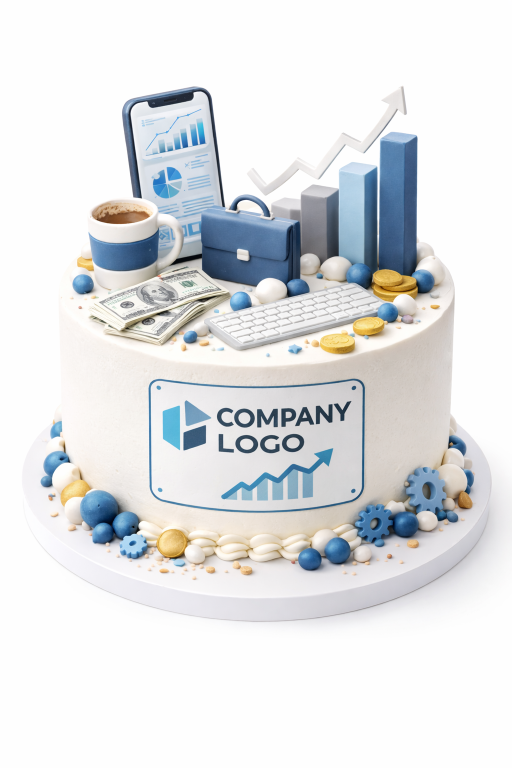
#> input picture backend/media/0109630c-8c5b-4821-a05b-7a978d05c4af.png, 1024 x 1536 px (shown at 1/2 size)
$ python -i optimize_bento.py   (imports and definitions only)
#> lines starting #> are read from the running program, lines starting #| are printed output that depends on the picture
import sys
import os
from pathlib import Path
from PIL import Image

# Add project root to path
sys.path.append(os.path.dirname(os.path.dirname(os.path.abspath(__file__))))

from backend.database import SessionLocal
from backend import models

def optimize_image_white_bg(img_path_str):
    img_path = Path(img_path_str)
    if not img_path.exists():
        return None

    try:
        img = Image.open(img_path)
#> img is the input picture: PIL image 1024x1536 RGB; mean R, G, B 224.9, 226.8, 228.4

        # We want to create a white background for transparent images
        if img.mode in ('RGBA', 'LA') or (img.mode == 'P' and 'transparency' in img.info):
            # Convert specifically to RGBA to be safe
            img = img.convert('RGBA')
            # Create a white background
            background = Image.new('RGB', img.size, (255, 255, 255))
            # Paste the image on the background using the alpha channel as a mask
            background.paste(img, mask=img.split()[3])
            img = background
        else:
            img = img.convert('RGB')

        max_size = (1200, 1200)
        img.thumbnail(max_size, Image.Resampling.LANCZOS)
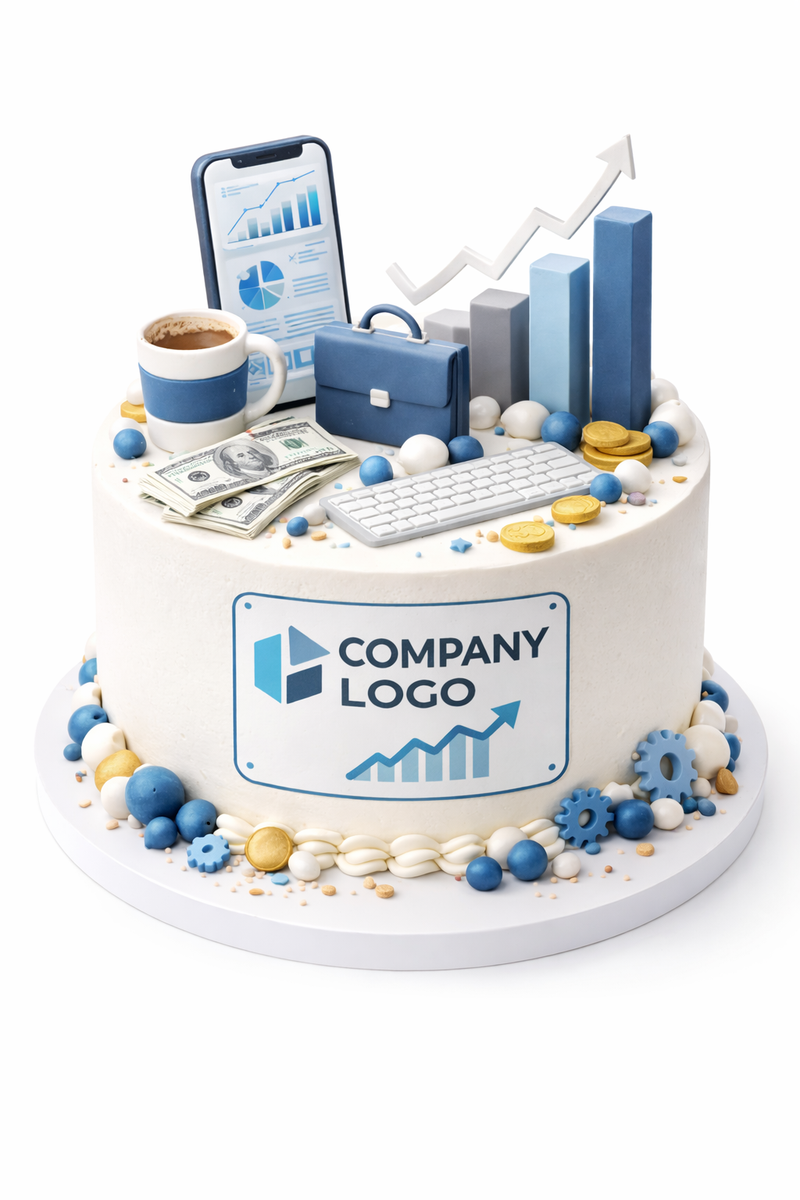
#> img: PIL image 800x1200 RGB; mean R, G, B 224.9, 226.8, 228.4

        # New filename
        new_filename = img_path.stem + ".webp"
        new_path = img_path.parent / new_filename

        img.save(new_path, "WEBP", quality=85)
        print(f"Optimized to WebP with white bg: {new_filename}")

        return new_filename
    except Exception as e:
        print(f"Error processing {img_path}: {e}")
        return None

# [46 lines left out: function main, not called in this run]

# [2 lines not run here, left out]

>>> result = optimize_image_white_bg('media/0109630c-8c5b-4821-a05b-7a978d05c4af.png')

$ run again, on backend/media/06b45f9b-990d-4aea-bfe8-ed41bdc16de1.png
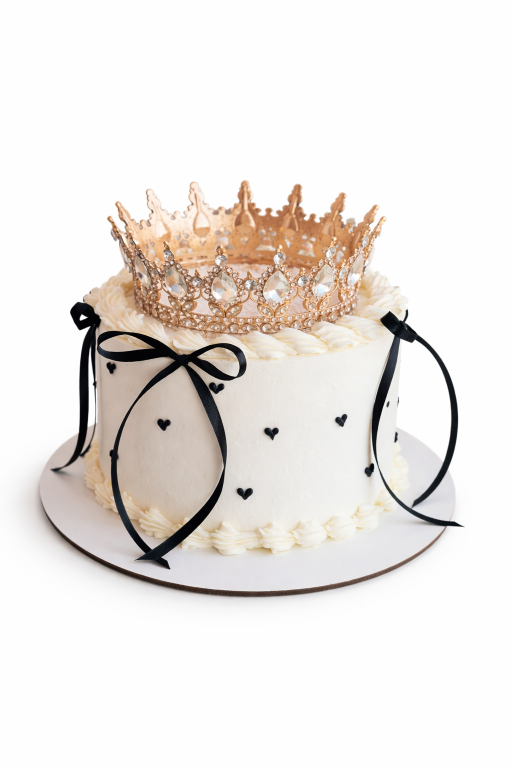
#> input picture backend/media/06b45f9b-990d-4aea-bfe8-ed41bdc16de1.png, 1024 x 1536 px (shown at 1/2 size)
#> in optimize_image_white_bg, img is the input picture: PIL image 1024x1536 RGB; mean R, G, B 234.9, 230.2, 226.4
#> in optimize_image_white_bg, `img.thumbnail(max_size, Image.Resampling.LANCZOS)`:
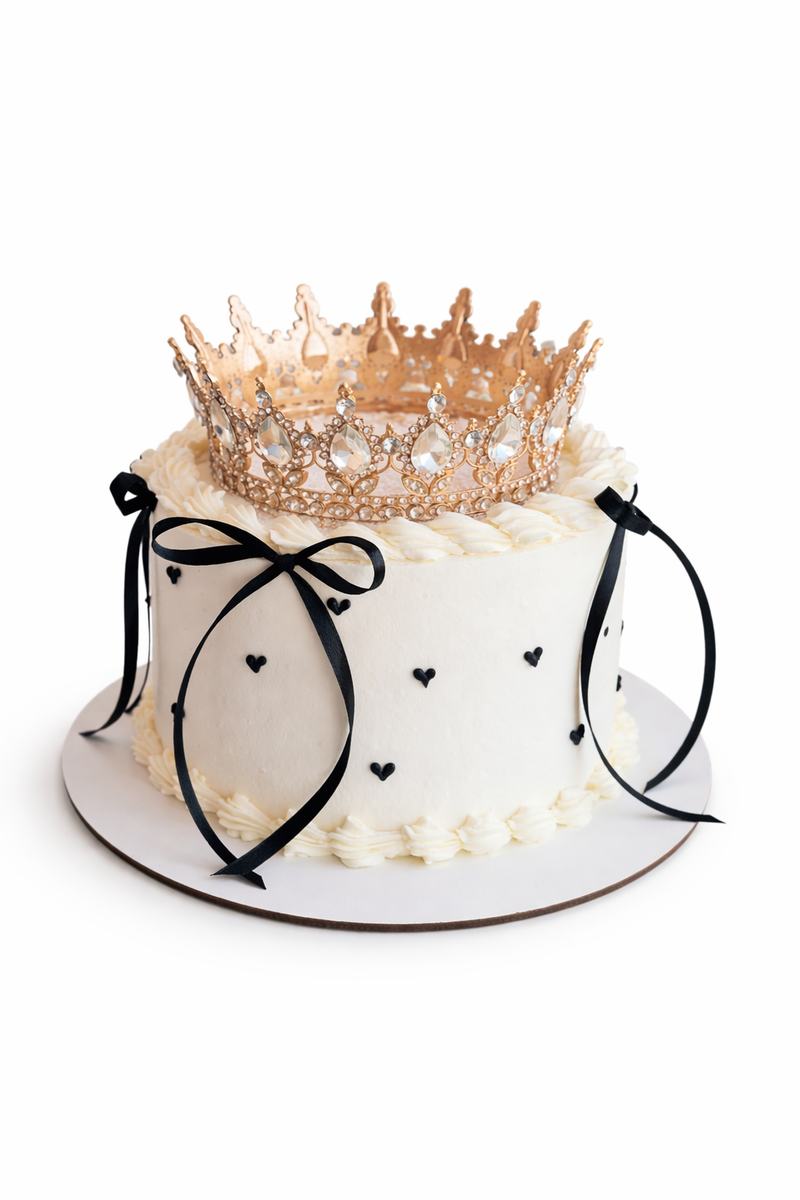
#> img: PIL image 800x1200 RGB; mean R, G, B 234.9, 230.2, 226.4
